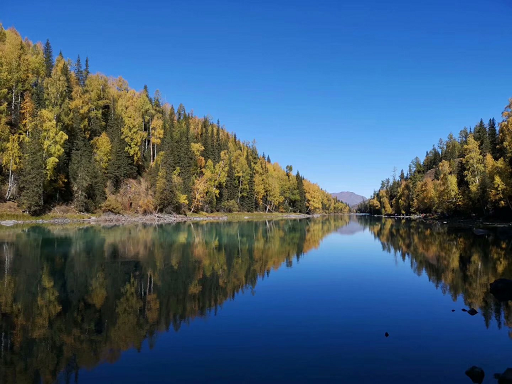
#> input picture 6.图像几何变换之平移缩放旋转/code/scenery.png, 512 x 384 px
$ python 6-6-rotation.py
#> lines starting #> are read from the running program, lines starting #| are printed output that depends on the picture
import cv2
import numpy as np

# 读取图片
src = cv2.imread('scenery.png')
#> src is the input picture: shape (384, 512, 3); mean B, G, R 117.2, 91.6, 64.3

# 源图像的高、宽 以及通道数
rows, cols, channel = src.shape
#> rows = 384; cols = 512; channel = 3

# 绕图像的中心旋转
# 函数参数：旋转中心 旋转度数 scale
M = cv2.getRotationMatrix2D((cols / 2, rows / 2), 30, 1.2)

# 函数参数：原始图像 旋转参数 元素图像宽高
rotated = cv2.warpAffine(src, M, (cols, rows))
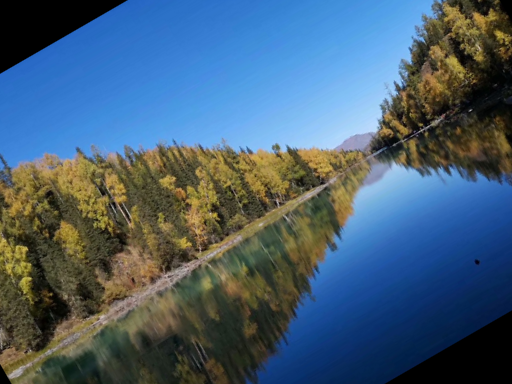
#> rotated: shape (384, 512, 3); mean B, G, R 115.4, 95.2, 70.8

# 显示图像
cv2.imshow("src", src)
cv2.imshow("rotated", rotated)

# 等待显示
cv2.waitKey(0)
cv2.destroyAllWindows()
